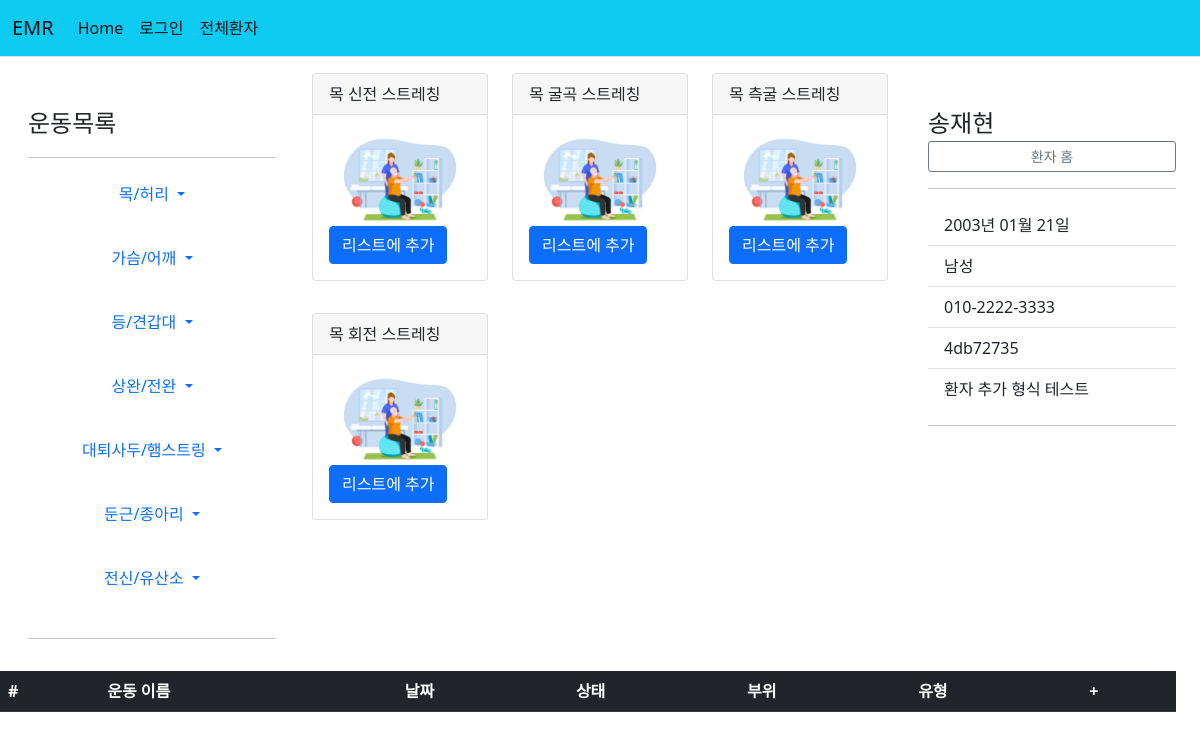
The app's page /patient/4db72735-7524-4b8d-b64b-b228c6ceb18b/목-허리/스트레칭/, older data.
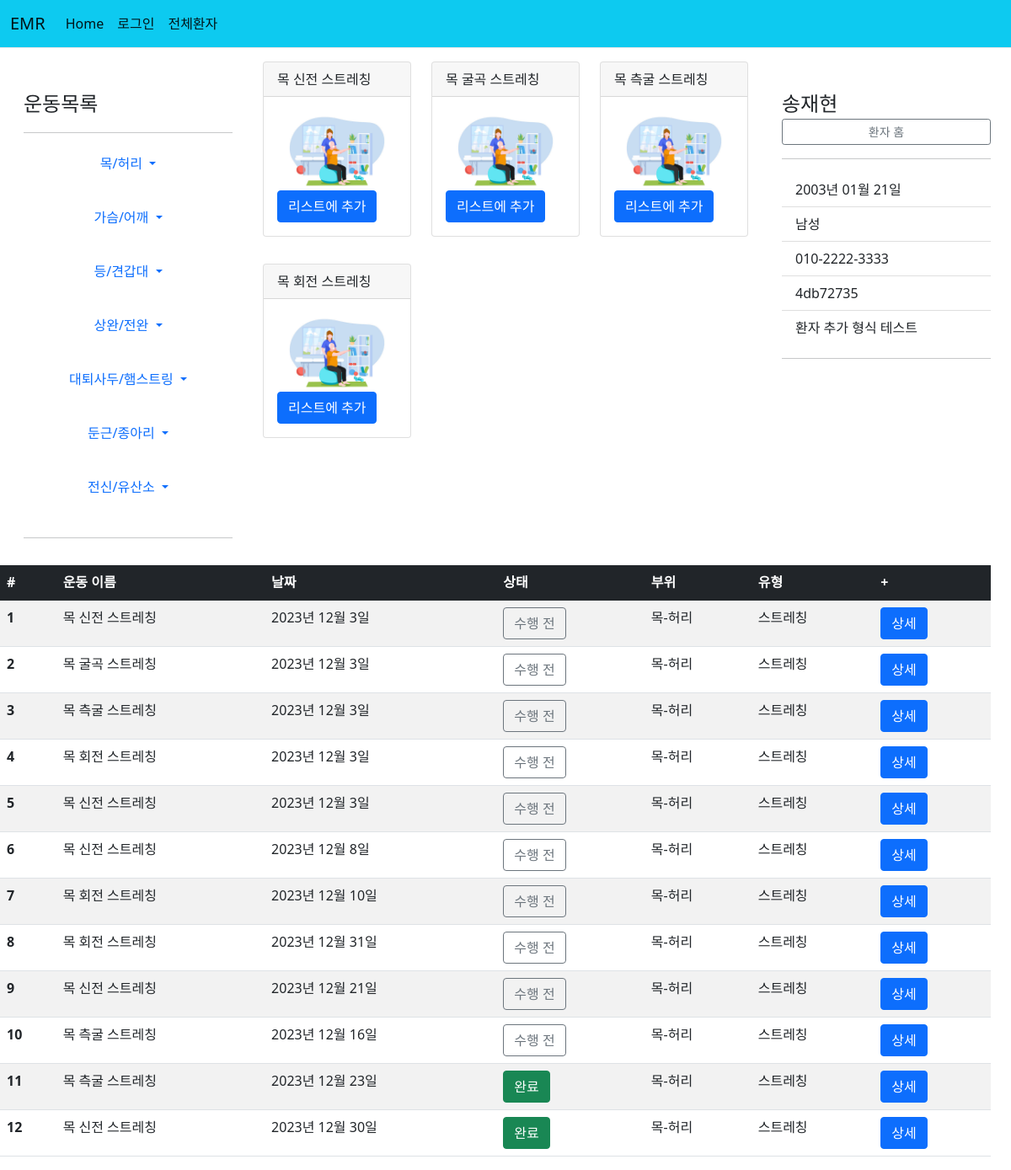
The same page, newer data.
### patient/models.py (models this page shows, shortened)
class Exercise(models.Model):
    name = models.CharField(primary_key=True, max_length=30)
    part = models.ForeignKey(Part, on_delete=models.CASCADE)
    type = models.ForeignKey(ExerciseType, on_delete=models.CASCADE)
    link = models.URLField(default='https://blog.naver.com/smile86/221055278905')

class Patient2(models.Model):
    id = models.CharField(primary_key=True, max_length=36, default=uuid.uuid4)
    name = models.CharField(max_length=10)
    front_resident = models.CharField(max_length=6)
    back_resident = models.CharField(max_length=1)
    phone = models.CharField(max_length=30)
    memo = models.TextField(default='memo')

class ExerciseList(models.Model):
    code = models.CharField(primary_key=True, max_length=36, default=uuid.uuid4)
    exercise = models.ForeignKey(Exercise, on_delete=models.CASCADE)
    patient = models.ForeignKey(Patient2, on_delete=models.CASCADE)
    date = models.DateField(default=timezone.now)
    count = models.IntegerField(default=0)
    set = models.IntegerField(default=1)
    time = models.IntegerField(default=0)
    weight = models.IntegerField(default=0)
    done = models.BooleanField(default=False)

class Part(models.Model):
    part = models.CharField(primary_key=True, max_length=10)

class ExerciseType(models.Model):
    type = models.CharField(primary_key=True, max_length=20)

### patient/views.py (the view)
# urls.py: path('<str:patient_id>/<str:part>/<str:type>/', views.exercise_add, name='exercise_add'),
def exercise_add(request, patient_id, part, type):
    patient = get_object_or_404(Patient2, pk=patient_id)
    part = get_object_or_404(Part, pk=part)
    type = get_object_or_404(ExerciseType, pk=type)
    exercises = Exercise.objects.filter(part=part, type=type)
    exercise_list = ExerciseList.objects.filter(patient=patient_id)
    context = {'patient':patient, 'part':part, 'type':type, 'exercises':exercises, 'exercise_list':exercise_list}
    return render(request, 'patient/exercise_add.html', context)

### patient/templatetags/patient_filter.py (called while the page is built)
@register.filter
def back2(value):
    ans=''
    if int(value)%2==0:
        ans = '여성'
    else:
        ans = '남성'
    return ans

@register.filter
def birth2(value, back):
    if back=='3' or back=='4':
        year = '20'+value[:2]
    else:
        year = '19'+value[:2]
    birth = year+'년 '+value[2:4]+'월 '+value[4:]+'일'
    return birth

@register.filter
def id_cut(value):
    return value[:8]

### templates/patient/exercise_add.html (shortened to what this page needs)
{% extends "base.html" %}
{% load patient_filter %}
{% block content %}
{% load static %}
<div class="container-fluid">
  <div class="row">
    <div class="col-md-3">
      <div class="d-flex flex-column flex-shrink-0 p-3" style="width: 280px;">
        <svg class="bi pe-none me-2" width="40" height="32"><use xlink:href="#bootstrap"/></svg>
        <span class="fs-4">운동목록</span>
        <hr>
        <ul class="nav nav-pills flex-column mb-auto text-center">
          <li>
            <a href="#" class="nav-link text-primary align-items-center text-decoration-none dropdown-toggle" data-bs-toggle="dropdown" aria-expanded="false">
              목/허리
            </a>
          </li>
          <br>
          <li>
            <a href="#" class="nav-link align-items-center text-decoration-none dropdown-toggle" data-bs-toggle="dropdown" aria-expanded="false">
              가슴/어깨
            </a>
          </li>
          <br>
          <li>
            <a href="#" class="nav-link align-items-center text-decoration-none dropdown-toggle" data-bs-toggle="dropdown" aria-expanded="false">
              등/견갑대
            </a>
          </li>
          <br>
          <li>
            <a href="#" class="nav-link align-items-center text-decoration-none dropdown-toggle" data-bs-toggle="dropdown" aria-expanded="false">
              상완/전완
            </a>
          </li>
          <br>
          <li>
            <a href="#" class="nav-link align-items-center text-decoration-none dropdown-toggle" data-bs-toggle="dropdown" aria-expanded="false">
              대퇴사두/햄스트링
            </a>
          </li>
          <br>
          <li>
            <a href="#" class="nav-link align-items-center text-decoration-none dropdown-toggle" data-bs-toggle="dropdown" aria-expanded="false">
              둔근/종아리
            </a>
          </li>
          <br>
          <li>
            <a href="#" class="nav-link align-items-center text-decoration-none dropdown-toggle" data-bs-toggle="dropdown" aria-expanded="false">
              전신/유산소
            </a>
          </li>
          <br>
        </ul>
        <hr>
    </div>
    </div>
    <div class="col-md-6">
      <div class="row">
        {% for exercise in exercises %}
        <div class="col-4">
          <div class="card mb-3 mt-3 ml-3" style="max-width: 18rem;">
            <div class="card-header">{{exercise.name}}</div>
            <div class="card-body">
              <img src="{% static '운동치료.jpg' %}" class="card-img-top">
              <a class="btn btn-primary" href="{% url 'patient:exercise_form' patient_id=patient.id part=exercise.part.part type=exercise.type.type exercise=exercise.name %}" role="button">
                리스트에 추가
              </a>
            </div>
          </div>
        </div>
        {% endfor %}
      </div>
    </div>
    <div class="col-md-3">
      <div class="col-md-3">
        <div class="d-flex flex-column flex-shrink-0 p-3" style="width: 280px;">
            <svg class="bi pe-none me-2" width="40" height="32"><use xlink:href="#bootstrap"/></svg>
            <span class="fs-4">{{patient.name}}</span>
            <a href="{% url 'patient:detail' patient.id %}" class="btn  btn-sm btn-outline-secondary">환자 홈</a></span>
          <hr>
          <ul class="list-group list-group-flush">
            <li class="list-group-item">{{patient.front_resident|birth2:patient.back_resident}}</li>
            <li class="list-group-item">{{patient.back_resident|back2}}</li>
            <li class="list-group-item">{{patient.phone}}</li>
            <li class="list-group-item">{{patient.id|id_cut}}</li>
            <li class="list-group-item">{{patient.memo}}</li>
          </ul>
          <hr>
      </div>
    </div>
  </div>
  <div class="row">
    <table class="table table-border table-Secondary table-striped">
      <thead>
      <tr class="table-dark">
          <th scope="col">#</th>
          <th scope="col">운동 이름</th>
          <th scope="col">날짜</th>
          <th scope="col">상태</th>
          <th scope="col">부위</th>
          <th scope="col">유형</th>
          <th scope="col">+</th>
      </tr>
      </thead>
      <tbody>
      {% for exercise in exercise_list %}
      <tr>
          <th scope="row">{{forloop.counter}}</th>
          <td>{{exercise.exercise.name}}</td>
          <td>{{exercise.date}}</td>
          {% if exercise.done %}<td> <button type="button" class="btn btn-success">완료</button></td>
          {% else %}<td><button type="button" class="btn btn-outline-secondary">수행 전</button></td>{% endif %}
          <td>{{exercise.exercise.part.part}}</td>
          <td>{{exercise.exercise.type.type}}</td>
          <td><a class="btn btn-primary" href="{% url 'patient:detail' patient.id %}" role="button">상세</a></td>
      </tr>
      {% endfor %}
      </tbody>
    </table>
  </div>
</div>
{% endblock %}

### templates/base.html (shortened to what this page needs)
{% load static %}
<!doctype html>
<html lang="ko">
<head>
    <link rel="stylesheet" type="text/css" href="{% static 'bootstrap.min.css' %}">
    <link rel="stylesheet" type="text/css" href="{% static 'sidebars.css' %}">
</head>
<body>
{% include 'navbar.html' %}
{% block content %}
{% endblock %}
</body>
</html>

### templates/navbar.html (shortened to what this page needs)
<nav class="navbar navbar-expand-lg navbar-light bg-info border-bottom" data-bs-theme="dark">
    <div class="container-fluid">
            <a class="navbar-brand" href="#">EMR</a>
            <div class="collapse navbar-collapse" id="navbarSupportedContent">
                <ul class="navbar-nav me-auto mb-2 mb-lg-0">
                    <li class="nav-item">
                        <a class="nav-link active" aria-current="page" href="{% url 'common:home' %}">Home</a>
                    </li>
                    <li class="nav-item">
                        {% if user.is_authenticated %}
                        <a class="nav-link active" href="{% url 'common:logout' %}">로그아웃</a>
                        {% else %}
                        <a class="nav-link active" href="{% url 'common:login' %}">로그인</a>
                        {% endif %}
                    </li>
                    <li class="'nave-item">
                        <a class="nav-link active" href="{% url 'patient:index' %}">전체환자</a>
                    </li>
                </ul>
            </div>
        </div>
</nav>

### static/sidebars.css (style rules this page uses)
body { min-height: 100vh; min-height: -webkit-fill-available; }
html { height: -webkit-fill-available; }
.dropdown-toggle { outline: 0; }

Row changes from the older to the newer data that the page shows:
added ExerciseList: exercise.name "목 신전 스트레칭", date "2023년 12월 3일", done "수행 전", exercise.part.part "목-허리", exercise.type.type "스트레칭"
added ExerciseList: exercise.name "목 굴곡 스트레칭", date "2023년 12월 3일", done "수행 전", exercise.part.part "목-허리", exercise.type.type "스트레칭"
added ExerciseList: exercise.name "목 측굴 스트레칭", date "2023년 12월 3일", done "수행 전", exercise.part.part "목-허리", exercise.type.type "스트레칭"
added ExerciseList: exercise.name "목 회전 스트레칭", date "2023년 12월 3일", done "수행 전", exercise.part.part "목-허리", exercise.type.type "스트레칭"
added ExerciseList: exercise.name "목 신전 스트레칭", date "2023년 12월 3일", done "수행 전", exercise.part.part "목-허리", exercise.type.type "스트레칭"
added ExerciseList: exercise.name "목 신전 스트레칭", date "2023년 12월 8일", done "수행 전", exercise.part.part "목-허리", exercise.type.type "스트레칭"
added ExerciseList: exercise.name "목 회전 스트레칭", date "2023년 12월 10일", done "수행 전", exercise.part.part "목-허리", exercise.type.type "스트레칭"
added ExerciseList: exercise.name "목 회전 스트레칭", date "2023년 12월 31일", done "수행 전", exercise.part.part "목-허리", exercise.type.type "스트레칭"
added ExerciseList: exercise.name "목 신전 스트레칭", date "2023년 12월 21일", done "수행 전", exercise.part.part "목-허리", exercise.type.type "스트레칭"
added ExerciseList: exercise.name "목 측굴 스트레칭", date "2023년 12월 16일", done "수행 전", exercise.part.part "목-허리", exercise.type.type "스트레칭"
added ExerciseList: exercise.name "목 측굴 스트레칭", date "2023년 12월 23일", done "완료", exercise.part.part "목-허리", exercise.type.type "스트레칭"
added ExerciseList: exercise.name "목 신전 스트레칭", date "2023년 12월 30일", done "완료", exercise.part.part "목-허리", exercise.type.type "스트레칭"
